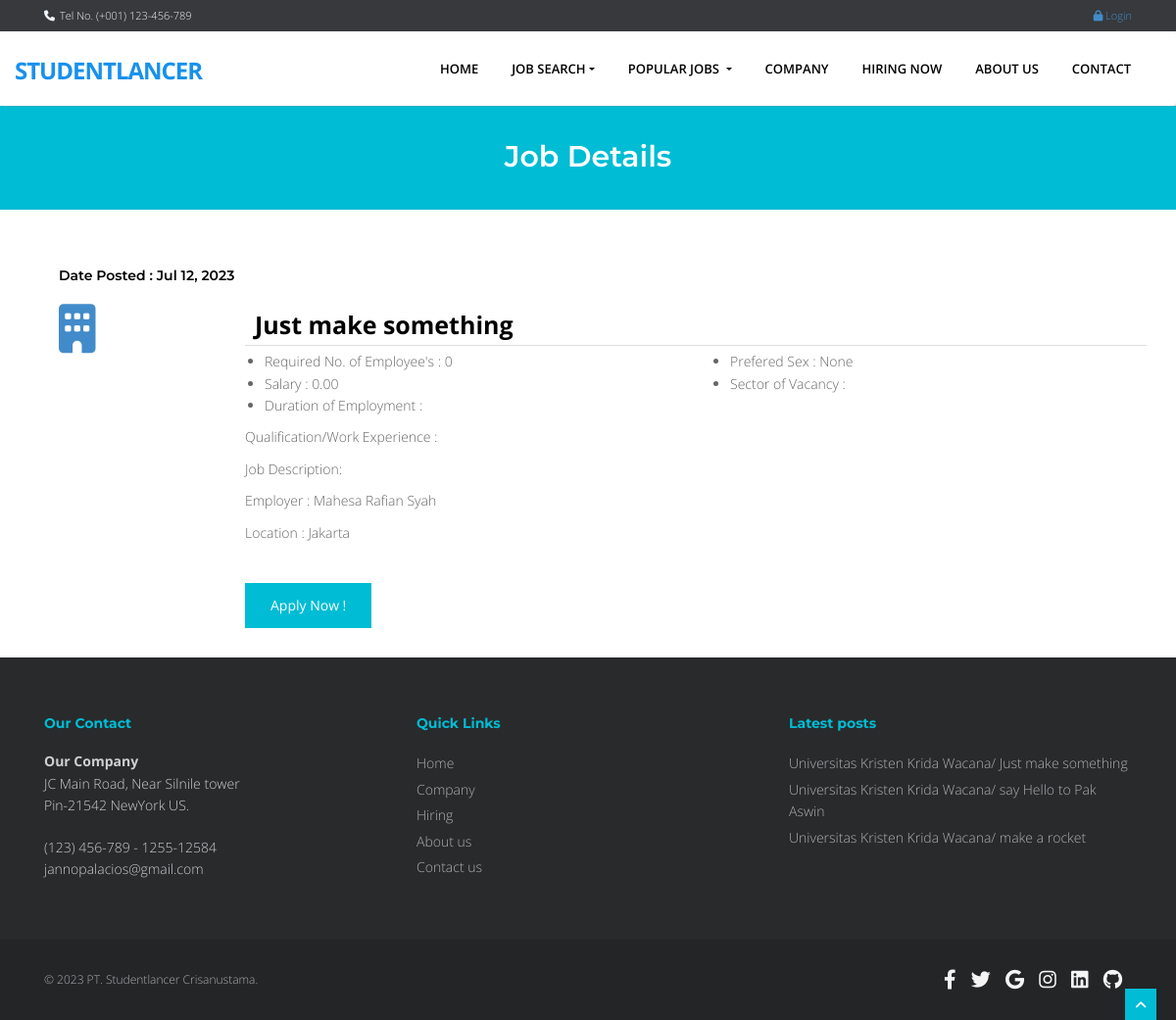
Screenshot of /index.php?q=viewjob&search=12 with the database file from the repository.
### tables this page shows
CREATE TABLE `tbljob` (
  `JOBID` int(11) NOT NULL,
  `COMPANYID` int(11) NOT NULL,
  `RECRUITERNAME` varchar(255) NOT NULL,
  `CATEGORY` varchar(250) NOT NULL,
  `OCCUPATIONTITLE` varchar(90) NOT NULL,
  `REQ_NO_EMPLOYEES` int(11) NOT NULL,
  `SALARIES` double NOT NULL,
  `DURATION_EMPLOYEMENT` varchar(90) NOT NULL,
  `QUALIFICATION_WORKEXPERIENCE` text NOT NULL,
  `JOBDESCRIPTION` text NOT NULL,
  `PREFEREDSEX` varchar(30) NOT NULL,
  `SECTOR_VACANCY` text NOT NULL,
  `JOBSTATUS` varchar(90) NOT NULL,
  `DATEPOSTED` datetime NOT NULL
);

CREATE TABLE `tblcompany` (
  `COMPANYID` int(11) NOT NULL,
  `COMPANYNAME` varchar(90) NOT NULL,
  `COMPANYADDRESS` varchar(90) NOT NULL,
  `COMPANYCONTACTNO` varchar(30) NOT NULL,
  `COMPANYSTATUS` varchar(90) NOT NULL,
  `COMPANYMISSION` text NOT NULL
);

### index.php (called while the page is built, shortened)
<?php
require_once("include/initialize.php");
$view = (isset($_GET['q']) && $_GET['q'] != '') ? $_GET['q'] : '';
switch ($view) {
	case 'viewjob' :
        $title="Job Details";
		break;
}
require_once("theme/templates.php");

### include/database.php (called while the page is built, shortened)
<?php
class Database {
	var $sql_string = '';
	private $conn;
	public function open_connection() {
		$this->conn = mysqli_connect(server,user,pass);
		if(!$this->conn){
			echo "Problem in database connection! Contact administrator!";
			exit();
		}else{
			$db_select = mysqli_select_db($this->conn,database_name);
		}
	}
	function setQuery($sql='') {
		$this->sql_string=$sql;
	}
	function executeQuery() {
		$result = mysqli_query($this->conn,$this->sql_string);
		return $result;
	}
	private function confirm_query($result) {
		return $result;
	}
	function loadResultList( $key='' ) {
		$cur = $this->executeQuery();
		$array = array();
		while ($row = mysqli_fetch_object($cur)) {
			if ($key) {
				$array[$row->$key] = $row;
			} else {
				$array[] = $row;
			}
		}
		return $array;
	}
}
$mydb = new Database();

### theme/templates.php (the view, shortened to what this page needs)
<!DOCTYPE html>
<html lang="en">
<head>
  <link href="https://cdn.jsdelivr.net/npm/bootstrap@5.2.1/dist/css/bootstrap.min.css" rel="stylesheet" />
  <link href="<?php echo web_root; ?>plugins/home-plugins/css/bootstrap.min.css" rel="stylesheet" />
  <link href="<?php echo web_root; ?>plugins/home-plugins/css/fancybox/jquery.fancybox.css" rel="stylesheet">
  <link href="<?php echo web_root; ?>plugins/home-plugins/css/flexslider.css" rel="stylesheet" />
  <link href="<?php echo web_root; ?>plugins/home-plugins/css/style.css" rel="stylesheet" />
  <link href="https://unpkg.com/aos@2.3.1/dist/aos.css" rel="stylesheet" />
  <link rel="stylesheet" href="<?php echo web_root; ?>plugins/font-awesome/css/font-awesome.min.css">
  <link rel="stylesheet" href="https://cdnjs.cloudflare.com/ajax/libs/font-awesome/6.3.0/css/all.min.css" />
  <link rel="stylesheet" href="<?php echo web_root; ?>plugins/dataTables/jquery.dataTables.min.css">
  <link rel="stylesheet" href="<?php echo web_root; ?>plugins/dataTables/jquery.dataTables_themeroller.css">
  <link href="<?php echo web_root; ?>plugins/datepicker/bootstrap-datetimepicker.min.css" rel="stylesheet" media="screen">
  <link href="<?php echo web_root; ?>plugins/datepicker/datepicker3.css" rel="stylesheet" media="screen">
</head>
<body>
  <div id="wrapper" class="home-page">
    <header>
      <div class="topbar ">
        <div class="container">
          <div class="row">
            <div class="col-md-12">
              <p class="pull-left hidden-xs"><i class="fa fa-phone"></i>Tel No. (+001) 123-456-789</p>
              <?php if (isset($_SESSION['APPLICANTID'])) {
                 $sql = "SELECT count(*) as 'COUNTNOTIF' FROM `tbljob` ORDER BY `DATEPOSTED` DESC";
                 $mydb->setQuery($sql);
                 $showNotif = $mydb->loadSingleResult();
                 $notif = isset($showNotif->COUNTNOTIF) ? $showNotif->COUNTNOTIF : 0;
                 $applicant = new Applicants();
                 $appl  = $applicant->single_applicant($_SESSION['APPLICANTID']);
                 $sql = "SELECT count(*) as 'COUNT' FROM `tbljobregistration` WHERE `PENDINGAPPLICATION`=0 AND `HVIEW`=0 AND `APPLICANTID`='{$appl->APPLICANTID}'";
                 $mydb->setQuery($sql);
                 $showMsg = $mydb->loadSingleResult();
                 $msg = isset($showMsg->COUNT) ? $showMsg->COUNT : 0;
                 echo ' <p class="pull-right login"><a title="View Notification(s)" href="' . web_root . 'applicant/index.php?view=notification"> <i class="fa fa-bell-o"></i> <span class="label label-success">' . $notif . '</span></a> | <a title="View Message(s)" href="' . web_root . 'applicant/index.php?view=message"> <i class="fa fa-envelope-o"></i> <span class="label label-success">' . $msg . '</span></a> | <a title="View Profile" href="' . web_root . 'applicant/"> <i class="fa fa-user"></i> Howdy, ' . $appl->FNAME . ' ' . $appl->LNAME . ' </a> | <a href="' . web_root . 'logout.php">  <i class="fa fa-sign-out"> </i>Logout</a> </p>';
               } else { ?>
                <p class="pull-right login"><a data-target="#myModal" data-toggle="modal" href=""> <i class="fa fa-lock"></i> Login </a></p>
              <?php } ?>
            </div>
          </div>
        </div>
      </div>
      <div class="navbar fixed-top navbar-expand-lg navbar-default ">
        <div class="container-fluid">
          <div class="navbar-header">
            <a class="navbar-brand" href="<?php echo web_root; ?>index.php">Studentlancer</a>
          </div>
          <div class="navbar-collapse collapse ">
            <ul class="nav navbar-nav">
              <li class="<?php echo !isset($_GET['q']) ? 'active' : '' ?>"><a href="<?php echo web_root; ?>index.php">Home</a></li>
              <li class="dropdown">
                <a href="#" data-toggle="dropdown" class="dropdown-toggle">Job Search</b></a>
              </li>
              <li class="dropdown <?php if (isset($_GET['q'])) {
                                     if ($_GET['q'] == 'category') {
                                       echo 'active';
                                     } else {
                                       echo '';
                                     }
                                   }  ?>">
                <a href="#" data-toggle="dropdown" class="dropdown-toggle">Popular Jobs </b></a>
                  <?php
                   $sql = "SELECT * FROM `tblcategory` LIMIT 10";
                   $mydb->setQuery($sql);
                   ?>
              </li>
              <li class="<?php if (isset($_GET['q'])) {
                           if ($_GET['q'] == 'company') {
                             echo 'active';
                           } else {
                             echo '';
                           }
                         }  ?>"><a href="<?php echo web_root; ?>index.php?q=company">Company</a></li>
              <li class="<?php if (isset($_GET['q'])) {
                           if ($_GET['q'] == 'hiring') {
                             echo 'active';
                           } else {
                             echo '';
                           }
                         } ?>"><a href="<?php echo web_root; ?>index.php?q=hiring">Hiring Now</a></li>
              <li class="<?php if (isset($_GET['q'])) {
                           if ($_GET['q'] == 'About') {
                             echo 'active';
                           } else {
                             echo '';
                           }
                         }  ?>"><a href="<?php echo web_root; ?>index.php?q=About">About Us</a></li>
              <li class="<?php if (isset($_GET['q'])) {
                           if ($_GET['q'] == 'Contact') {
                             echo 'active';
                           } else {
                             echo '';
                           }
                         }  ?>"><a href="<?php echo web_root; ?>index.php?q=Contact">Contact</a></li>
            </ul>
          </div>
        </div>
      </div>
    </header>
    <?php
     if (isset($_GET['q'])) {
       echo '<section id="inner-headline">
           <div class="container">
               <div class="row">
                   <div class="col-lg-12">
                       <h2 class="pageTitle">' . $title . '</h2>
                   </div>
               </div>
           </div>
           </section>';
     }
     require_once $content;
     ?>
    <footer>
      <div class="container">
        <div class="row">
          <div class="col-md-4 col-sm-4">
            <div class="widget">
              <h5 class="widgetheading">Our Contact</h5>
              <address>
                <strong>Our Company</strong><br>
                JC Main Road, Near Silnile tower<br>
                Pin-21542 NewYork US.
              </address>
              <p>
                <i class="icon-phone"></i> (123) 456-789 - 1255-12584 <br>
                <i class="icon-envelope-alt"></i> jannopalacios@gmail.com
              </p>
            </div>
          </div>
          <div class="col-md-4 col-sm-4">
            <div class="widget">
              <h5 class="widgetheading">Quick Links</h5>
              <ul class="link-list">
                <li><a href="<?php echo web_root; ?>index.php">Home</a></li>
                <li><a href="<?php echo web_root; ?>index.php?q=company">Company</a></li>
                <li><a href="<?php echo web_root; ?>index.php?q=hiring">Hiring</a></li>
                <li><a href="<?php echo web_root; ?>index.php?q=About">About us</a></li>
                <li><a href="<?php echo web_root; ?>index.php?q=Contact">Contact us</a></li>
              </ul>
            </div>
          </div>
          <div class="col-md-4 col-sm-4">
            <div class="widget">
              <h5 class="widgetheading">Latest posts</h5>
              <ul class="link-list">
                <?php
                 $sql = "SELECT * FROM `tblcompany` c,`tbljob` j WHERE c.`COMPANYID`=j.`COMPANYID`   ORDER BY DATEPOSTED DESC LIMIT 3";
                 $mydb->setQuery($sql);
                 $cur = $mydb->loadResultList();
                 foreach ($cur as $result) {
                   echo ' <li><a href="' . web_root . 'index.php?q=viewjob&search=' . $result->JOBID . '">' . $result->COMPANYNAME . '/ ' . $result->OCCUPATIONTITLE . '</a></li>';
                 }
                 ?>
              </ul>
            </div>
          </div>
        </div>
      </div>
      <div id="sub-footer">
        <div class="container">
          <div class="row">
            <div class="col-lg-6">
              <div class="copyright">
                <p>
                  <span>&copy; 2023 PT. Studentlancer Crisanustama.
                </p>
              </div>
            </div>
            <div class="col-lg-6">
              <ul class="social-network">
                <div style="font-size: 20px;">
                  <a href="" class="me-3 text-reset">
                    <i class="fab fa-facebook-f"></i>
                  </a>
                  <a href="" class="me-3 text-reset">
                    <i class="fab fa-twitter"></i>
                  </a>
                  <a href="" class="me-3 text-reset">
                    <i class="fab fa-google"></i>
                  </a>
                  <a href="" class="me-3 text-reset">
                    <i class="fab fa-instagram"></i>
                  </a>
                  <a href="" class="me-3 text-reset">
                    <i class="fab fa-linkedin"></i>
                  </a>
                  <a href="" class="me-3 text-reset">
                    <i class="fab fa-github"></i>
                  </a>
              </ul>
            </div>
          </div>
        </div>
      </div>
    </footer>
  </div>
  <a href="#" class="scrollup"><i class="fa fa-angle-up active"></i></a>
</body>
</html>

### viewjob.php (shortened to what this page needs)
<section id="content">
    <div class="container content">
        <?php
        if (isset($_GET['search'])) {
            $jobid = $_GET['search'];
        } else {
            $jobid = '';
        }
        $sql = "SELECT * FROM `tblcompany` c,`tbljob` j WHERE c.`COMPANYID`=j.`COMPANYID` AND JOBID LIKE '%" . $jobid . "%' ORDER BY DATEPOSTED DESC";
        $mydb->setQuery($sql);
        $cur = $mydb->loadResultList();
        foreach ($cur as $result) {
        ?>
            <div class="container">
                <div class="mg-available-rooms">
                    <h5 class="mg-sec-left-title">Date Posted : <?php echo date_format(date_create($result->DATEPOSTED), 'M d, Y'); ?></h5>
                    <div class="mg-avl-rooms">
                        <div class="mg-avl-room">
                            <div class="row">
                                <div class="col-sm-2">
                                    <a href="#"><span class="fa fa-building-o" style="font-size: 50px"></span></a>
                                </div>
                                <div class="col-sm-10">
                                    <div style="border-bottom: 1px solid #ddd;padding: 10px;font-size: 25px;font-weight: bold;color: #000;margin-bottom: 5px;"><?php echo $result->OCCUPATIONTITLE; ?>
                                    </div>
                                    <div class="row contentbody">
                                        <div class="col-sm-6">
                                            <ul>
                                                <li><i class="fp-ht-bed"></i>Required No. of Employee's : <?php echo $result->REQ_NO_EMPLOYEES; ?></li>
                                                <li><i class="fp-ht-food"></i>Salary : <?php echo number_format($result->SALARIES, 2);  ?></li>
                                                <li><i class="fa fa-sun-"></i>Duration of Employment : <?php echo $result->DURATION_EMPLOYEMENT; ?></li>
                                            </ul>
                                        </div>
                                        <div class="col-sm-6">
                                            <ul>
                                                <li><i class="fp-ht-tv"></i>Prefered Sex : <?php echo $result->PREFEREDSEX; ?></li>
                                                <li><i class="fp-ht-computer"></i>Sector of Vacancy : <?php echo $result->SECTOR_VACANCY; ?></li>
                                            </ul>
                                        </div>
                                        <div class="col-sm-12">
                                            <p>Qualification/Work Experience :</p>
                                        </div>
                                        <div class="col-sm-12">
                                            <p>Job Description:</p>
                                        </div>
                                        <div class="col-sm-12">
                                            <p>Employer : <?php echo  $result->RECRUITERNAME; ?></p>
                                            <p>Location : <?php echo  $result->COMPANYADDRESS; ?></p>
                                        </div>
                                    </div>
                                    <a href="<?php echo web_root; ?>index.php?q=apply&job=<?php echo $result->JOBID; ?>&view=personalinfo" class="btn btn-main btn-next-tab">Apply Now !</a>
                                </div>
                            </div>
                        </div>
                    </div>
                </div>
            </div>
        <?php  } ?>
    </div>
</section>

### rows the page displays
tbljob: DATEPOSTED "Jul 12, 2023", OCCUPATIONTITLE "Just make something", REQ_NO_EMPLOYEES "0", SALARIES "0.00", PREFEREDSEX "None", RECRUITERNAME "Mahesa Rafian Syah", COMPANYID.COMPANYADDRESS "Jakarta", COMPANYID.COMPANYNAME "Universitas Kristen Krida Wacana"
tbljob: COMPANYID.COMPANYNAME "Universitas Kristen Krida Wacana", OCCUPATIONTITLE "say Hello to Pak Aswin"
tbljob: COMPANYID.COMPANYNAME "Universitas Kristen Krida Wacana", OCCUPATIONTITLE "make a rocket"

### other values shown
$title "Job Details"
